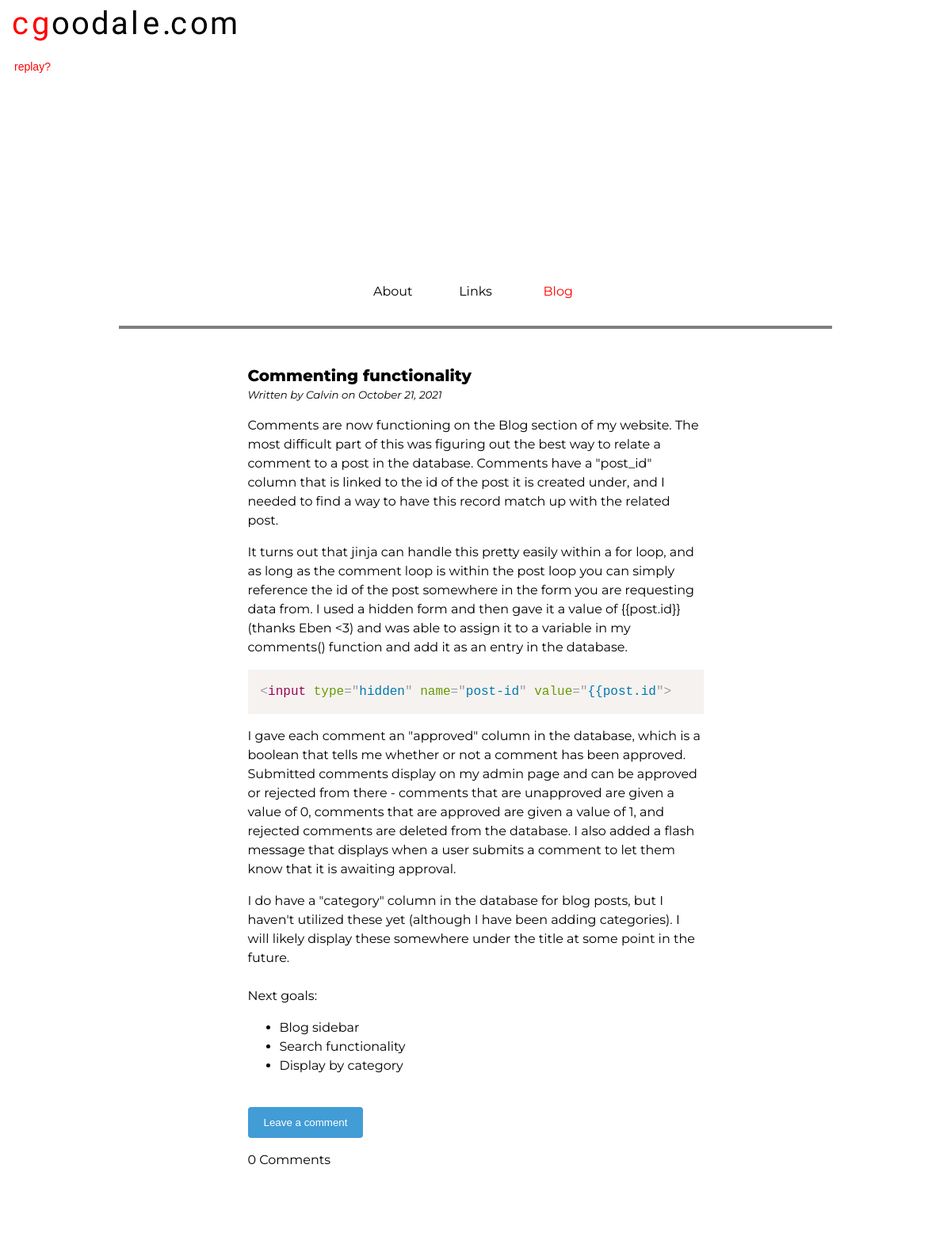
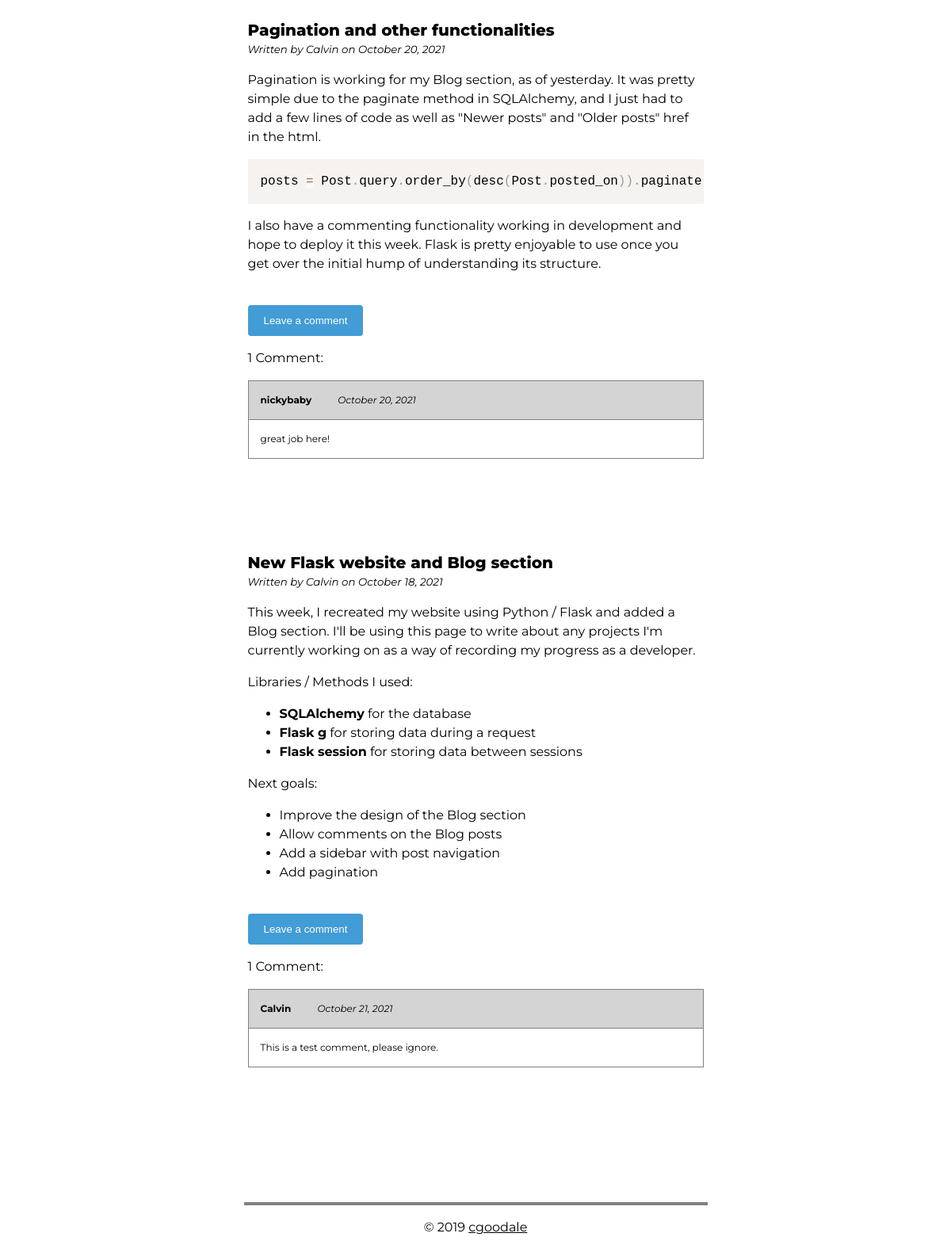
Page /blog on the committed database (2 pictures, top to bottom).
### calblog/models.py (models this page shows, shortened)
class Post(db.Model):
    id = db.Column(db.Integer, primary_key=True)
    title = db.Column(db.String(100), nullable=False, unique=True)
    content = db.Column(db.Text, nullable=False)
    posted_on = db.Column(db.DateTime, nullable=False, default=datetime.utcnow())
    category = db.Column(db.String(100), nullable=False)
    comment_count = db.Column(db.Integer, nullable=False, default=0)

class Comment(db.Model):
    id = db.Column(db.Integer, primary_key=True)
    name = db.Column(db.String(25), unique=False, nullable=False)
    message = db.Column(db.Text, nullable=False)
    post_id = db.Column(db.Integer, db.ForeignKey('post.id', ondelete='CASCADE'), nullable=False)
    post = db.relationship('Post', backref=db.backref('posts',lazy=True, passive_deletes=True))
    date_pub = db.Column(db.DateTime, nullable=False, default=datetime.utcnow)
    approved = db.Column(db.Boolean, default=False, nullable=False)

### calblog/routes.py (the view)
@app.route('/blog', methods=['GET'])
def blog():
        page = request.args.get('page', 1, type=int)
        posts = Post.query.order_by(desc(Post.posted_on)).paginate(page, 5, False)
        comments = Comment.query.all()
        next_url = url_for('blog', page=posts.next_num) if posts.has_next else None
        prev_url = url_for('blog', page=posts.prev_num) if posts.has_prev else None
        return render_template('blog.html', posts=posts.items, comments=comments, next_url=next_url, prev_url=prev_url)  # render a template

### calblog/routes.py (called while the page is built)
@app.before_request
def before_request():
    print(session)
    g.user = None
    if 'user_id' in session:
        user = [x for x in get_users() if x.id == session['user_id']][0]
        g.user = user

### calblog/templates/blog.html (shortened to what this page needs)
{% extends 'base.html' %}
{% block body %}
<body>
    <section class="top">
        <div class="container">
	        {% include 'header.html' %}
	        <div class="navbar">
		        <ul>
        		  <li><a href="/">About</a></li>
        		  <li><a href="/links">Links</a></li>
        		  <li><a class="active" href="/blog">Blog</a></li>
	        	</ul>
        	</div>
	</section>
	<section class="middle">
	    <div class="container">
	        <article class="posts">
                <br>
                {% for post in posts %}
                <h1 class="post-title">{{post.title}}</h1>
                <p class="post-author"><i>Written by Calvin on {{post.posted_on.strftime('%B %d, %Y')}}</i></p>
                <p class="post-content">{{post.content|safe}}</p>
                <br>
                <button class="open-button" name="{{post.id}}" id="but{{post.id}}" onclick="toggleText(name)">Leave a comment</button>
                {% if post.comment_count == 0 %}
                    <p>{{post.comment_count}} Comments</p>
                {% elif post.comment_count == 1 %}
                    <p>{{post.comment_count}} Comment:</p>
                {% else %}
                    <p>{{post.comment_count}} Comments:</p>
                {% endif %}
                {% for comment in comments %}
                    {% if (comment.post_id == post.id) and (comment.approved == 1) %}
                    <table class="comment">
                        <thead>
                            <tr>
                                <td><b>{{comment.name}}</b> <i style="font-size:12px; margin-left: 2.5em;">{{comment.date_pub.strftime('%B %d, %Y')}}</i></td>
                            </tr>
                        </thead>
                        <tbody>
                            <tr>
                                <td>{{comment.message}}</td>
                            </tr>
                        </tbody>
                    </table>
                    {% endif %}
                {% endfor %}
                <br>
                <br>
                <br>
                <br>
                {% endfor %}
                <br>
            </article>
		</div>
	</section>
	<section class="bottom">
    	<div class="container">
            {% include 'footer.html' %}
	    </div>
	</section>
</body>
{% endblock %}

### calblog/templates/base.html (shortened to what this page needs)
<!DOCTYPE html>
<html>
<head>
    <link rel="stylesheet" href="{{ url_for('static', filename='css/main.css') }}">
    <link rel="stylesheet" type="text/css" href="{{ url_for('static', filename='css/prism.css') }}">
</head>
<body>
    {% block body %}{% endblock %}
</body>
</html>

### calblog/templates/header.html (shortened to what this page needs)
<header>
    <a href class="logourl animated" url="http://cgoodale.com"></a>
        <div class="letterbox">
            <span class="letter letter-c animated">c</span>
            <span class="letter letter-g animated">g</span>
            <span class="letter letter-o animated">o</span>
            <span class="letter letter-oo animated">o</span>
            <span class="letter letter-d animated">d</span>
            <span class="letter letter-a animated">a</span>
            <span class="letter letter-a2 animated">a</span>
            <span class="letter letter-l animated">l</span>
            <span class="letter letter-e animated">e</span>
            <span class="letter dot1 animated">.</span>
            <span class="letter dot2 animated">.</span>
            <span class="letter letter-c2 animated">c</span>
            <span class="letter letter-o3 animated">o</span>
            <span class="letter letter-m animated">m</span>
        </div>
        <button class="animatebtn">
            replay?
        </button>
    </div>

### calblog/templates/footer.html
<footer>
    <p>© 2019 <a href="http://cgoodale.com">cgoodale</a></p>
</footer>

### calblog/static/css/prism.css (style rules this page uses)
code[class*=language-],pre[class*=language-] { color:#000;background:0 0;text-shadow:0 1px #fff;font-family:Consolas,Monaco,'Andale Mono','Ubuntu Mono',monospace;font-size:1em;text-align:left;white-space:pre;word-spacing:normal;word-break:normal;word-wrap:normal;line-height:1.5;-moz-tab-size:4;-o-tab-size:4;tab-size:4;-webkit-hyphens:none;-moz-hyphens:none;-ms-hyphens:none;hyphens:none }
pre[class*=language-] { padding:1em;margin:.5em 0;overflow:auto }
:not(pre)>code[class*=language-],pre[class*=language-] { background:#f5f2f0 }

### rows in the picture
Post: title "Commenting functionality", posted_on "October 21, 2021", content "Comments are now functioning on the Blog section of my website. The most difficult part of this was figuring out the best way to relate a comment to a post in the database. Comments have a \"post_id\" column that is linked to the id of the post it is created under, and I needed to find a way to have this record match up with the related post. It turns out that jinja can handle this pretty easily within a for loop, and as long as the comment loop is within the post loop you can simply reference the id of the post somewhere in the form you are requesting data from. I used a hidden form and then gave it a value of {{post.id}} (thanks Eben <3) and was able to assign it to a variable in my…", comment_count "0"
Post: title "Pagination and other functionalities", posted_on "October 20, 2021", content "Pagination is working for my Blog section, as of yesterday. It was pretty simple due to the paginate method in SQLAlchemy, and I just had to add a few lines of code as well as \"Newer posts\" and \"Older posts\" href in the html. posts = Post . query . order_by ( desc ( Post . posted_on ) ) . paginate I also have a commenting functionality working in development and hope to deploy it this week . Flask is pretty enjoyable to use once you get over the initial hump of understanding its structure.", comment_count "1"
Comment: name "nickybaby", date_pub "October 20, 2021", message "great job here!"
Post: title "New Flask website and Blog section", posted_on "October 18, 2021", content "This week, I recreated my website using Python / Flask and added a Blog section. I'll be using this page to write about any projects I'm currently working on as a way of recording my progress as a developer. Libraries / Methods I used: SQLAlchemy for the database Flask g for storing data during a request Flask session for storing data between sessions Next goals: Improve the design of the Blog section Allow comments on the Blog posts Add a sidebar with post navigation Add pagination", comment_count "1"
Comment: name "Calvin", date_pub "October 21, 2021", message "This is a test comment, please ignore."
